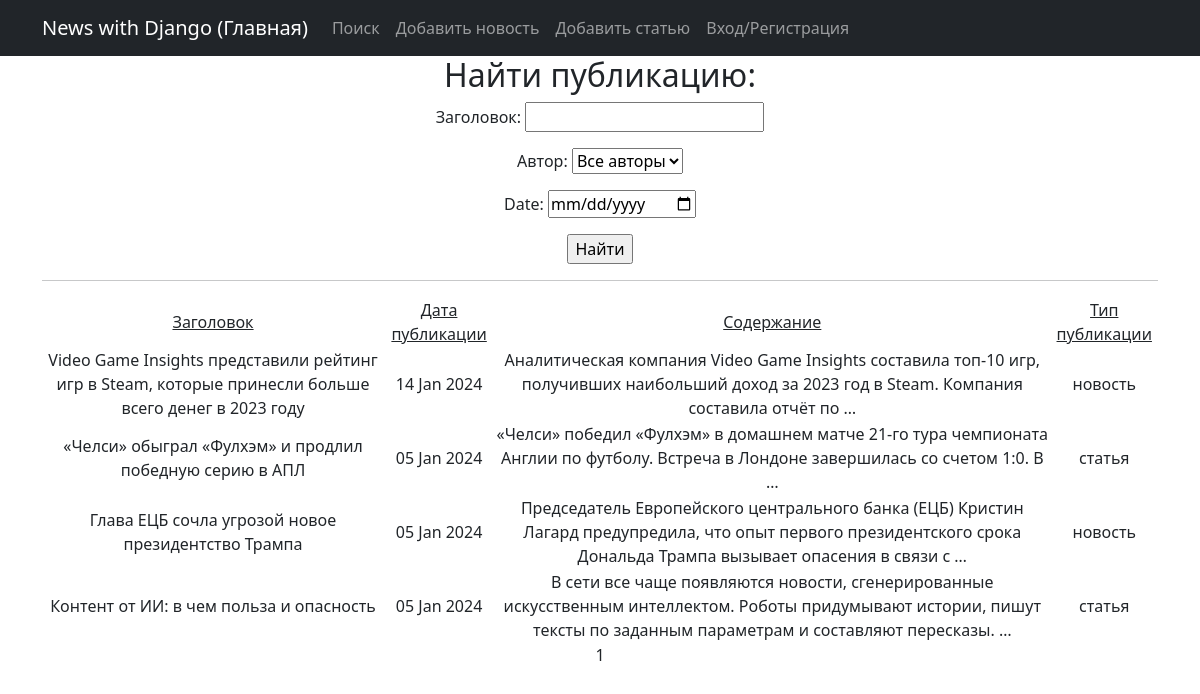
Before: /newsportal/search/ with the older database file.
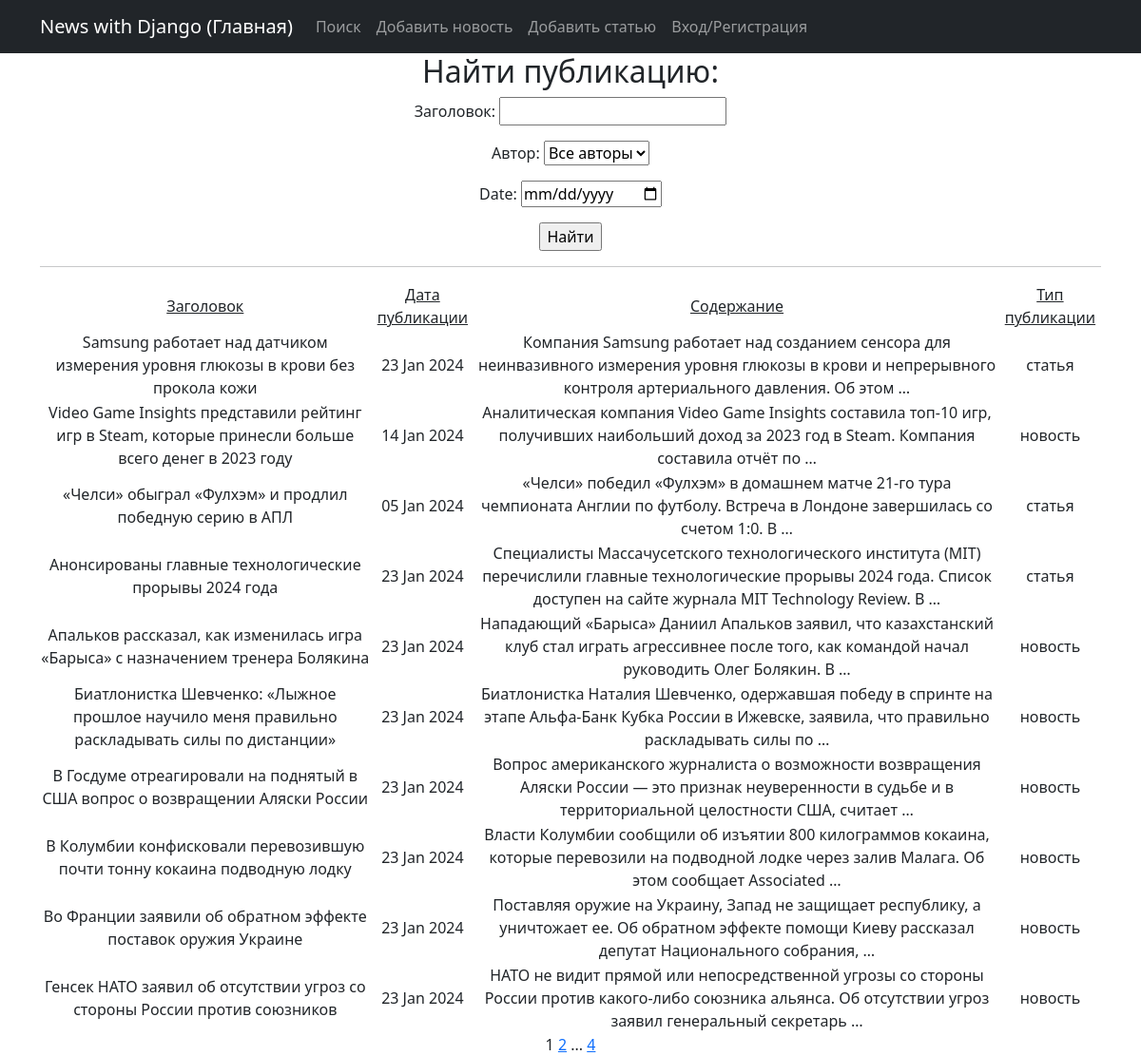
After: the same page with the newer database file.
### news/models.py (models this page shows, shortened)
class Post(models.Model):
    article = 'A'
    news = 'N'
    CHOISE = [
        (article, 'статья'),
        (news, 'новость')
    ]
    authorship = models.ForeignKey(Author, on_delete = models.CASCADE)
    type = models.CharField(max_length=1, choices=CHOISE, default=news)
    publication_time = models.DateTimeField(auto_now_add=True)
    category = models.ManyToManyField(Category, through='Post_Category')
    title = models.CharField(default='Здесь должен быть заголовок', max_length=225)
    text = models.TextField(default='Здесь должен быть текст')
    rating = models.IntegerField(default=0)

### news/views.py (the view)
# urls.py: path('search/', PostSearch.as_view(), name='post_search'),
class PostSearch(ListView):
    model = Post
    ordering = 'title'
    template_name = 'post_search.html'
    context_object_name = 'posts'
    paginate_by = 10
    def get_queryset(self):
        queryset = super().get_queryset()
        self.filterset = PostFilter(self.request.GET, queryset=queryset)
        return self.filterset.qs
    def get_context_data(self, **kwargs):
        context = super().get_context_data(**kwargs)
        context['filterset'] = self.filterset
        return context

### news/models.py (called while the page is built)
    def __str__(self):
        return self.user.username

### news/templatetags/custom_filters.py (called while the page is built)
@register.simple_tag(takes_context=True)
def url_replace(context, **kwargs):
   d = context['request'].GET.copy()
   for k, v in kwargs.items():
       d[k] = v
   return d.urlencode()

### templates/post_search.html (shortened to what this page needs)
{% extends 'flatpages/default.html' %}
{% load custom_filters %}
{% block content %}
<h2>Найти публикацию:</h2>
   <form action="" method="get">
       {{ filterset.form.as_p }}
       <input type="submit" value="Найти" />
   </form>
   <hr>
       <table>
           <td><u>Заголовок</u></td>
           <td><u>Дата публикации</u></td>
           <td><u>Содержание</u></td>
           <td><u>Тип публикации</u></td>
           {% for post in posts %}
           <tr>
               <td>{{ post.title }}</td>
               <td>{{ post.publication_time |date:'d M Y' }}</td>
               <td>{{ post.text | truncatewords:20 | censor }}</td>
               <td>{{ post.get_type_display }}</td>
           </tr>
           {% endfor %}
       </table>
   {{ page_obj.number }}
   {% if page_obj.has_next %}
       <a href="?{% url_replace page=page_obj.next_page_number %}">{{ page_obj.next_page_number }}</a>
       {% if paginator.num_pages != page_obj.next_page_number %}
           ...
           <a href="?{% url_replace page=page_obj.paginator.num_pages %}">{{ page_obj.paginator.num_pages }}</a>
       {% endif %}
   {% endif %}
{% endblock content %}

Changed rows visible on the page:
no longer on this page (row unchanged): Post: title "Глава ЕЦБ сочла угрозой новое президентство Трампа", publication_time "05 Jan 2024", text|censor "Председатель Европейского центрального банка (ЕЦБ) Кристин Лагард предупредила, что опыт первого президентского срока Дональда Трампа вызывает опасения в связи с …", type "новость"
no longer on this page (row unchanged): Post: title "Контент от ИИ: в чем польза и опасность", publication_time "05 Jan 2024", text|censor "В сети все чаще появляются новости, сгенерированные искусственным интеллектом. Роботы придумывают истории, пишут тексты по заданным параметрам и составляют пересказы. …", type "статья"
added Post: title "Samsung работает над датчиком измерения уровня глюкозы в крови без прокола кожи", publication_time "23 Jan 2024", text|censor "Компания Samsung работает над созданием сенсора для неинвазивного измерения уровня глюкозы в крови и непрерывного контроля артериального давления. Об этом …", type "статья"
added Post: title "Анонсированы главные технологические прорывы 2024 года", publication_time "23 Jan 2024", text|censor "Специалисты Массачусетского технологического института (MIT) перечислили главные технологические прорывы 2024 года. Список доступен на сайте журнала MIT Technology Review. В …", type "статья"
added Post: title "Апальков рассказал, как изменилась игра «Барыса» с назначением тренера Болякина", publication_time "23 Jan 2024", text|censor "Нападающий «Барыса» Даниил Апальков заявил, что казахстанский клуб стал играть агрессивнее после того, как командой начал руководить Олег Болякин. В …", type "новость"
added Post: title "Биатлонистка Шевченко: «Лыжное прошлое научило меня правильно раскладывать силы по дистанции»", publication_time "23 Jan 2024", text|censor "Биатлонистка Наталия Шевченко, одержавшая победу в спринте на этапе Альфа‑Банк Кубка России в Ижевске, заявила, что правильно раскладывать силы по …", type "новость"
added Post: title "В Госдуме отреагировали на поднятый в США вопрос о возвращении Аляски России", publication_time "23 Jan 2024", text|censor "Вопрос американского журналиста о возможности возвращения Аляски России — это признак неуверенности в судьбе и в территориальной целостности США, считает …", type "новость"
added Post: title "В Колумбии конфисковали перевозившую почти тонну кокаина подводную лодку", publication_time "23 Jan 2024", text|censor "Власти Колумбии сообщили об изъятии 800 килограммов кокаина, которые перевозили на подводной лодке через залив Малага. Об этом сообщает Associated …", type "новость"
added Post: title "Во Франции заявили об обратном эффекте поставок оружия Украине", publication_time "23 Jan 2024", text|censor "Поставляя оружие на Украину, Запад не защищает республику, а уничтожает ее. Об обратном эффекте помощи Киеву рассказал депутат Национального собрания, …", type "новость"
added Post: title "Генсек НАТО заявил об отсутствии угроз со стороны России против союзников", publication_time "23 Jan 2024", text|censor "НАТО не видит прямой или непосредственной угрозы со стороны России против какого-либо союзника альянса. Об отсутствии угроз заявил генеральный секретарь …", type "новость"
Other visible differences:
{{ page_obj.next_page_number }}: (not shown) → "2"
{{ page_obj.paginator.num_pages }}: (not shown) → "4"
